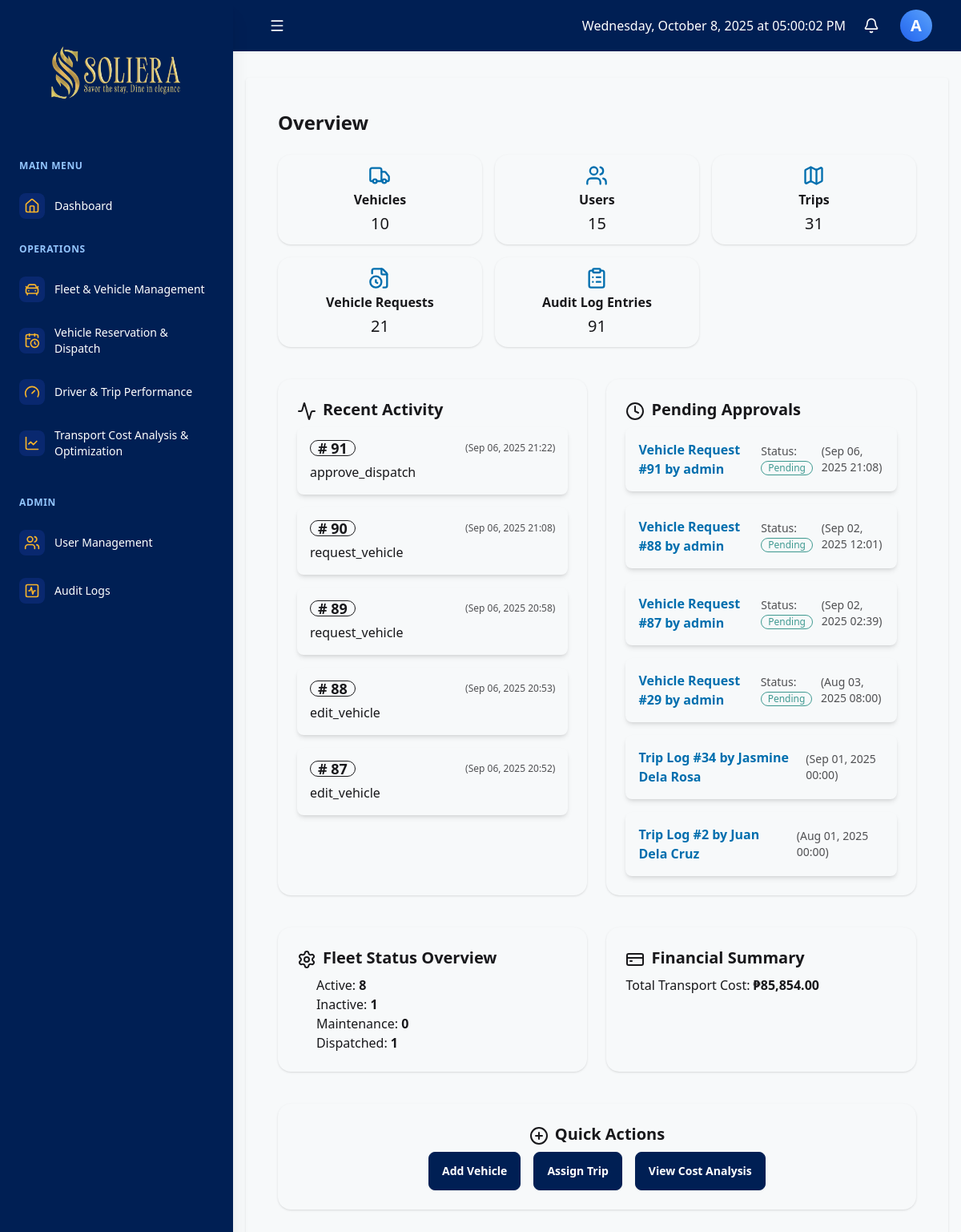
The page /dashboard.php (signed in) on the database as committed earlier.
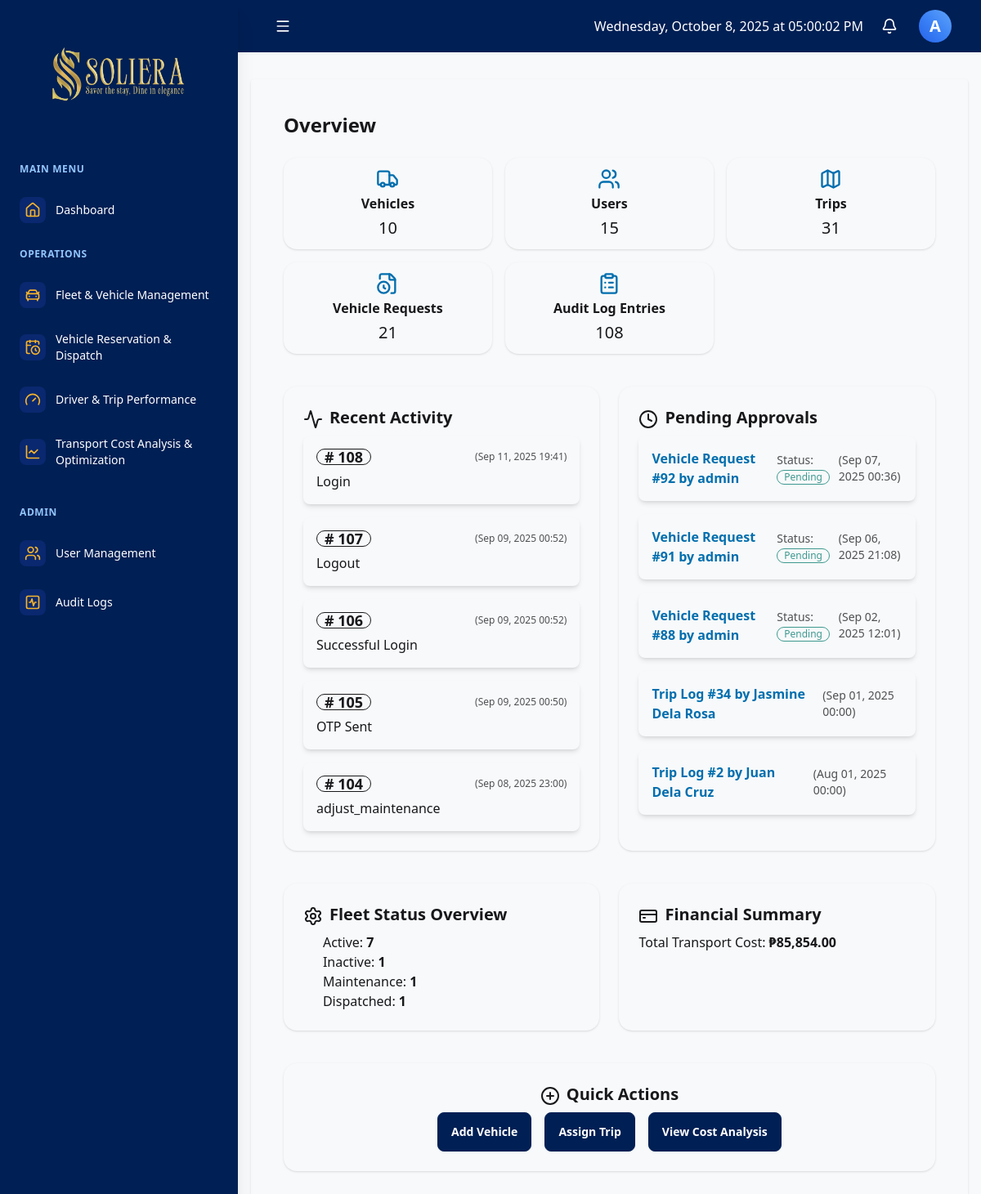
The same page on the database as committed later.
### tables this page shows
CREATE TABLE `audit_log` (
  `id` int(11) NOT NULL,
  `module` varchar(32) NOT NULL,
  `action` varchar(64) NOT NULL,
  `record_id` int(11) DEFAULT NULL,
  `user` varchar(64) NOT NULL,
  `details` text DEFAULT NULL,
  `timestamp` datetime DEFAULT current_timestamp()
);

CREATE TABLE `vehicle_requests` (
  `id` int(11) NOT NULL,
  `requester_id` int(11) NOT NULL,
  `request_date` datetime NOT NULL,
  `reservation_date` date DEFAULT NULL,
  `expected_return` date DEFAULT NULL,
  `purpose` text DEFAULT NULL,
  `origin` varchar(255) DEFAULT NULL,
  `destination` varchar(255) DEFAULT NULL,
  `requested_vehicle_type` varchar(100) DEFAULT NULL,
  `requested_driver_id` int(11) DEFAULT NULL,
  `status` enum('Pending','Approved','Denied','Dispatched','Completed') DEFAULT 'Pending',
  `approved_by` int(11) DEFAULT NULL,
  `approved_at` datetime DEFAULT NULL,
  `dispatched_at` datetime DEFAULT NULL,
  `completed_at` datetime DEFAULT NULL,
  `notes` text DEFAULT NULL
);

CREATE TABLE `users` (
  `id` int(11) NOT NULL,
  `eid` varchar(100) NOT NULL,
  `full_name` varchar(255) NOT NULL,
  `email` varchar(150) NOT NULL,
  `password` varchar(255) NOT NULL,
  `role` enum('admin','requester','driver','staff','manager','supervisor') NOT NULL DEFAULT 'staff',
  `created_at` timestamp NOT NULL DEFAULT current_timestamp()
);

CREATE TABLE `driver_trips` (
  `id` int(11) NOT NULL,
  `driver_id` int(11) NOT NULL,
  `vehicle_id` int(11) NOT NULL,
  `trip_date` date NOT NULL,
  `start_time` datetime NOT NULL,
  `end_time` datetime DEFAULT NULL,
  `distance_traveled` decimal(10,2) DEFAULT NULL,
  `fuel_consumed` decimal(10,2) DEFAULT NULL,
  `idle_time` int(11) DEFAULT NULL,
  `average_speed` decimal(10,2) DEFAULT NULL,
  `performance_score` decimal(5,2) DEFAULT NULL,
  `validation_status` enum('pending','valid','invalid') DEFAULT 'pending',
  `validation_message` text DEFAULT NULL,
  `supervisor_review_status` enum('pending','approved','rejected') DEFAULT 'pending',
  `supervisor_remarks` text DEFAULT NULL,
  `created_at` timestamp NOT NULL DEFAULT current_timestamp(),
  `updated_at` timestamp NOT NULL DEFAULT current_timestamp() ON UPDATE current_timestamp(),
  `cargo_weight` decimal(10,2) DEFAULT 0.00,
  `vehicle_capacity` decimal(10,2) DEFAULT 0.00
);

### includes/dashboard_admin.php (the view, shortened to what the changed rows need)
<?php
require_once __DIR__ . '/functions.php';
function get_count($table)
{
  global $conn;
  $sql = "SELECT COUNT(*) as cnt FROM $table";
  $result = $conn->query($sql);
  if ($result && $row = $result->fetch_assoc()) {
    return $row['cnt'];
  }
  return 0;
}
$vehicle_count = get_count('fleet_vehicles');
$user_count = get_count('users');
$trip_count = get_count('driver_trips');
$pending_requests = get_count('vehicle_requests');
$audit_count = get_count('audit_log');
?>
<div class="text-2xl font-bold mb-4">Overview</div>
<div class="grid grid-cols-1 md:grid-cols-2 lg:grid-cols-3 gap-4">
  <div class="card bg-base-100 shadow p-3 flex flex-col items-center">
    <i data-lucide="truck" class="w-7 h-7 text-info mb-1"></i>
    <div class="text-base font-bold">Vehicles</div>
    <div class="text-xl mt-1"><?php echo $vehicle_count; ?></div>
  </div>
  <div class="card bg-base-100 shadow p-3 flex flex-col items-center">
    <i data-lucide="users" class="w-7 h-7 text-info mb-1"></i>
    <div class="text-base font-bold">Users</div>
    <div class="text-xl mt-1"><?php echo $user_count; ?></div>
  </div>
  <div class="card bg-base-100 shadow p-3 flex flex-col items-center">
    <i data-lucide="map" class="w-7 h-7 text-info mb-1"></i>
    <div class="text-base font-bold">Trips</div>
    <div class="text-xl mt-1"><?php echo $trip_count; ?></div>
  </div>
  <div class="card bg-base-100 shadow p-3 flex flex-col items-center">
    <i data-lucide="file-clock" class="w-7 h-7 text-info mb-1"></i>
    <div class="text-base font-bold">Vehicle Requests</div>
    <div class="text-xl mt-1"><?php echo $pending_requests; ?></div>
  </div>
  <div class="card bg-base-100 shadow p-3 flex flex-col items-center">
    <i data-lucide="clipboard-list" class="w-7 h-7 text-info mb-1"></i>
    <div class="text-base font-bold">Audit Log Entries</div>
    <div class="text-xl mt-1"><?php echo $audit_count; ?></div>
  </div>
</div>
<div class="grid grid-cols-1 md:grid-cols-2 gap-6 mt-8">
  <div class="card bg-base-100 shadow p-6">
    <div class="text-xl font-bold mb-2"><i data-lucide="activity" class="inline w-6 h-6 mr-2"></i>Recent Activity</div>
    <ul class="grid gap-4 sm:grid-cols-1">
      <?php
      $result = $conn->query("SELECT action, id, timestamp FROM audit_log ORDER BY timestamp DESC LIMIT 5");
      if ($result) {
        while ($row = $result->fetch_assoc()) {
          $now = new DateTime('now', new DateTimeZone('Asia/Manila'));
          $tsObj = DateTime::createFromFormat('Y-m-d H:i:s', $row['timestamp'], new DateTimeZone('Asia/Manila'));
          if ($tsObj === false) {
            $ago = 'just now';
          } else {
            $diff = $now->getTimestamp() - $tsObj->getTimestamp();
            if ($diff < 0) {
              $ago = 'just now';
            } elseif ($diff < 60) {
              $ago = $diff . 's ago';
            } elseif ($diff < 3600) {
              $ago = floor($diff / 60) . 'm ago';
            } elseif ($diff < 86400) {
              $ago = floor($diff / 3600) . 'h ago';
            } else {
              $ago = $tsObj->format('M d, Y H:i');
            }
          }
          echo "
          <li class='card bg-base-100 shadow-md hover:shadow-lg transition rounded-lg p-4'>
            <div class='flex flex-col gap-2 md:flex-row md:gap-0  items-center justify-between'>
              <h2 class='card-title text-lg font-bold badge badge-outline'># {$row['id']}</h2>
              <span class='text-xs text-center md:text-left opacity-75'>($ago)</span>
            </div>
            <p class='text-md mt-2 text-center md:text-left'>{$row['action']}</p>
          </li>
          ";
        }
      }
      ?>
    </ul>
  </div>
  <div class="card bg-base-100 shadow p-6">
    <div class="text-xl font-bold mb-2"><i data-lucide="clock" class="inline w-6 h-6 mr-2"></i>Pending Approvals</div>
    <ul class="grid gap-4 grid-cols-1">
      <?php
      $pendingVehicleRequests = [];
      $result = $conn->query("SELECT id, requester_id, request_date, status FROM vehicle_requests WHERE status = 'Pending' ORDER BY request_date DESC LIMIT 10");
      if ($result) {
        while ($row = $result->fetch_assoc()) {
          $pendingVehicleRequests[] = $row;
        }
      }
      if (count($pendingVehicleRequests) > 0) {
        foreach ($pendingVehicleRequests as $row) {
          $requesterName = '';
          $userQ = $conn->query("SELECT full_name FROM users WHERE id = " . intval($row['requester_id']));
          if ($userQ && $u = $userQ->fetch_assoc()) {
            $requesterName = $u['full_name'];
          }
          $vrdsLink = "dashboard.php?module=vrds&highlight_request=" . $row['id'];
          $now = new DateTime('now', new DateTimeZone('Asia/Manila'));
          $tsObj = DateTime::createFromFormat('Y-m-d H:i:s', $row['request_date'], new DateTimeZone('Asia/Manila'));
          if ($tsObj === false) {
            $ago = 'just now';
          } else {
            $diff = $now->getTimestamp() - $tsObj->getTimestamp();
            if ($diff < 0) {
              $ago = 'just now';
            } elseif ($diff < 60) {
              $ago = $diff . 's ago';
            } elseif ($diff < 3600) {
              $ago = floor($diff / 60) . 'm ago';
            } elseif ($diff < 86400) {
              $ago = floor($diff / 3600) . 'h ago';
            } else {
              $ago = $tsObj->format('M d, Y H:i');
            }
          }
          echo "
          <li class='card bg-base-100 shadow-md hover:shadow-lg transition rounded-lg p-4'>
            <div class='flex flex-col sm:flex-row sm:items-center sm:justify-between gap-2'>
              <a href='$vrdsLink' class='text-info font-semibold hover:underline text-sm sm:text-base'>
                Vehicle Request #{$row['id']} by <b>{$requesterName}</b>
              </a>
              <div class='text-sm opacity-75 flex flex-col md:flex-row items-center gap-2 font-medium'>
                <span>Status: <span class='badge badge-outline badge-secondary badge-sm p-2'>{$row['status']}</span></span>
                <span>($ago)</span>
              </div>
            </div>
          </li>
          ";
        }
      } else {
        echo "<li class='text-gray-400'>No pending vehicle requests.</li>";
      }
      $pendingTripLogs = [];
      $tripResult = $conn->query("SELECT id, driver_id, trip_date FROM driver_trips WHERE supervisor_review_status = 'pending' ORDER BY trip_date DESC LIMIT 3");
      if ($tripResult) {
        while ($row = $tripResult->fetch_assoc()) {
          $driverName = '';
          $driverQ = $conn->query("SELECT driver_name FROM drivers WHERE id = " . intval($row['driver_id']));
          if ($driverQ && $d = $driverQ->fetch_assoc()) {
            $driverName = $d['driver_name'];
          }
          $row['driver_name'] = $driverName;
          $pendingTripLogs[] = $row;
        }
      }
      if (count($pendingTripLogs) > 0) {
        foreach ($pendingTripLogs as $row) {
          $tripLink = "dashboard.php?module=driver_trip&highlight_trip=" . $row['id'];
          $now = time();
          $ts = strtotime($row['trip_date']);
          $diff = $now - $ts;
          if ($diff < 60) {
            $ago = $diff . 's ago';
          } elseif ($diff < 3600) {
            $ago = floor($diff / 60) . 'm ago';
          } elseif ($diff < 86400) {
            $ago = floor($diff / 3600) . 'h ago';
          } else {
            $ago = date('M d, Y H:i', $ts);
          }
          echo "
          <li class='card bg-base-100 shadow-md hover:shadow-lg transition rounded-lg p-4'>
            <div class='flex flex-col sm:flex-row sm:items-center sm:justify-between gap-2'>
              <a href='$tripLink' class='text-info font-semibold hover:underline text-sm sm:text-base'>
              Trip Log #{$row['id']} by <b>{$row['driver_name']}</b>
              </a>
              <span class='text-sm opacity-75'>($ago)</span>
            </div>
          </li>
          ";
        }
      } else {
        echo "<li class='text-gray-400'>No pending trip log reviews.</li>";
      }
      ?>
    </ul>
  </div>
</div>
<div class="grid grid-cols-1 md:grid-cols-2 gap-6 mt-8">
  <div class="card bg-base-100 shadow p-6">
    <div class="text-xl font-bold mb-2"><i data-lucide="settings" class="inline w-6 h-6 mr-2"></i>Fleet Status Overview</div>
    <?php
    $active = get_count_where('fleet_vehicles', "status = 'active'");
    $inactive = get_count_where('fleet_vehicles', "status = 'inactive'");
    $maintenance = get_count_where('fleet_vehicles', "status = 'under maintenance'");
    $dispatch = get_count_where('fleet_vehicles', "status = 'dispatched'");
    ?>
    <ul class="ml-6">
      <li>Active: <b><?php echo $active; ?></b></li>
      <li>Inactive: <b><?php echo $inactive; ?></b></li>
      <li>Maintenance: <b><?php echo $maintenance; ?></b></li>
      <li>Dispatched: <b><?php echo $dispatch; ?></b></li>
    </ul>
  </div>
  <div class="card bg-base-100 shadow p-6">
    <div class="text-xl font-bold mb-2"><i data-lucide="credit-card" class="inline w-6 h-6 mr-2"></i>Financial Summary</div>
    <?php
    $cost_result = $conn->query("SELECT SUM(total_cost) as total_cost FROM transport_costs");
    if ($cost_result && ($row = $cost_result->fetch_assoc())) {
      $total_cost = $row['total_cost'] ? $row['total_cost'] : 0;
      echo '<div>Total Transport Cost: <b>₱' . number_format($total_cost, 2) . '</b></div>';
    } else {
      echo '<div class="text-gray-400">No cost data available.</div>';
    }
    ?>
  </div>
</div>
<div class="grid grid-cols-1 gap-6 mt-8">
  <div class="card bg-base-100 shadow p-6 flex flex-col items-center">
    <div class="text-xl font-bold mb-2"><i data-lucide="plus-circle" class="inline w-6 h-6 mr-2"></i>Quick Actions</div>
    <div class="flex flex-col md:flex-row gap-4">
      <a href="dashboard.php?module=fvm" class="btn btn-primary">Add Vehicle</a>
      <a href="dashboard.php?module=driver_trip" class="btn btn-primary">Assign Trip</a>
      <a href="dashboard.php?module=tcao" class="btn btn-primary">View Cost Analysis</a>
    </div>
  </div>
</div>
<?php
function get_count_where($table, $where)
{
  global $conn;
  $sql = "SELECT COUNT(*) as cnt FROM $table WHERE $where";
  $result = $conn->query($sql);
  if ($result && $row = $result->fetch_assoc()) {
    return $row['cnt'];
  }
  return 0;
}
?>

Rows that differ between the two databases and show on the page:
no longer on this page (row unchanged): audit_log: id "91", timestamp "Sep 06, 2025 21:22", action "approve_dispatch"
no longer on this page (row unchanged): audit_log: id "90", timestamp "Sep 06, 2025 21:08", action "request_vehicle"
no longer on this page (row unchanged): audit_log: id "89", timestamp "Sep 06, 2025 20:58", action "request_vehicle"
no longer on this page (row unchanged): audit_log: id "88", timestamp "Sep 06, 2025 20:53", action "edit_vehicle"
no longer on this page (row unchanged): audit_log: id "87", timestamp "Sep 06, 2025 20:52", action "edit_vehicle"
removed vehicle_requests: id "87", requester.full_name "admin", status "Pending", request_date "Sep 02, 2025 02:39"
no longer on this page (row edited): vehicle_requests: id "29", requester.full_name "admin", status "Pending", request_date "Aug 03, 2025 08:00"
added audit_log: id "108", timestamp "Sep 11, 2025 19:41", action "Login"
added audit_log: id "107", timestamp "Sep 09, 2025 00:52", action "Logout"
added audit_log: id "106", timestamp "Sep 09, 2025 00:52", action "Successful Login"
added audit_log: id "105", timestamp "Sep 09, 2025 00:50", action "OTP Sent"
added audit_log: id "104", timestamp "Sep 08, 2025 23:00", action "adjust_maintenance"
added vehicle_requests: id "92", requester.full_name "admin", status "Pending", request_date "Sep 07, 2025 00:36"
Other text that changed with them:
$audit_count: "91" → "108"
$active: "8" → "7"
$maintenance: "0" → "1"
